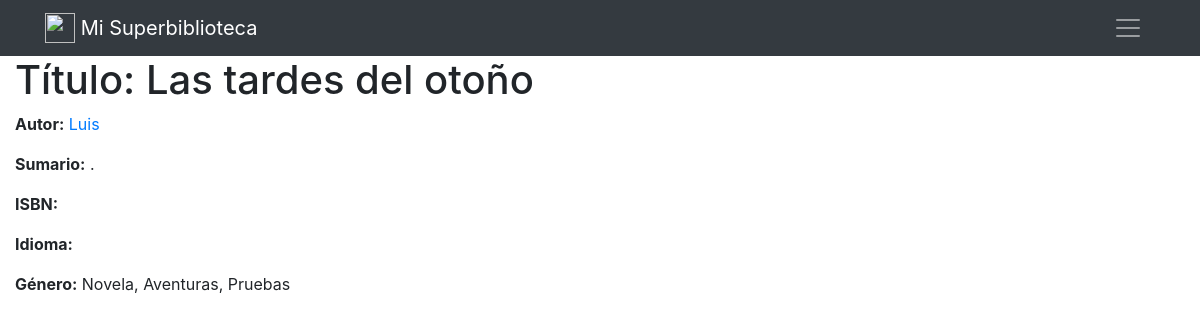
The page /book/2 on the database its author committed.
### catalogo/models.py (models this page shows, shortened)
class Book(models.Model):
    title = models.CharField(max_length=250)
    summary = models.TextField()
    isbn = models.CharField(max_length=13, blank=True) #si alguno de los campos puede estar vacío, hay que poner blank a true
    author = models.ForeignKey(Author, on_delete=models.SET_NULL, null=True, verbose_name='Autor') #AQUÍ NO TOCAMOS AUTHOR aunque queramos poner Autor de etiqueta
    fecha = models.DateField(blank=True, null=True,help_text='Fecha de publicacion') #auto_now lo ponemos para que coja una fecha por cada introducción de dato
    genre = models.ManyToManyField(Genre)
    def muestra_genero(self):
        '''Muestra genero para admin'''
        return ', '.join([gen.name for gen in self.genre.all()]) #recorre todos los géneros que tenga un libro
    muestra_genero.short_description = 'Género'
    class Meta:
        verbose_name = 'Libro'

class Author(models.Model):
    first_name = models.CharField('Nombre',max_length=100)
    last_name = models.CharField('Apellido',max_length=100)
    date_of_birth = models.DateField(null=True, blank=True)
    date_of_death = models.DateField('Muerte', null=True, blank=True)
    def __str__(self):
        return self.first_name

class Genre(models.Model):
    name = models.CharField("Género",max_length=200)
    def __str__(self): #los métodos van SIEMPRE con self
         return self.name

### catalogo/views.py (the view)
# urls.py: path('book/<int:pk>', BookDetailView.as_view(), name='book-detail'),
class BookDetailView(generic.DetailView):
    model = Book
    template_name = 'book_detail.html'

### catalogo/templates/book_detail.html
{% extends "base.html" %}
{% block content %}
  <h1>Título: {{ book.title }}</h1>
  <p><strong>Autor:</strong> <a href="">{{ book.author }}</a></p>
  <p><strong>Sumario:</strong> {{ book.summary }}</p>
  <p><strong>ISBN:</strong> {{ book.isbn }}</p>
  <p><strong>Idioma:</strong> {{ book.language }}</p>
  <p><strong>Género:</strong> {{ book.genre.all|join:", " }}</p>
{% endblock %}

### rows shown on the page
Book: title "Las tardes del otoño", author "Luis", summary ".", genre.all "Novela, Aventuras, Pruebas"
